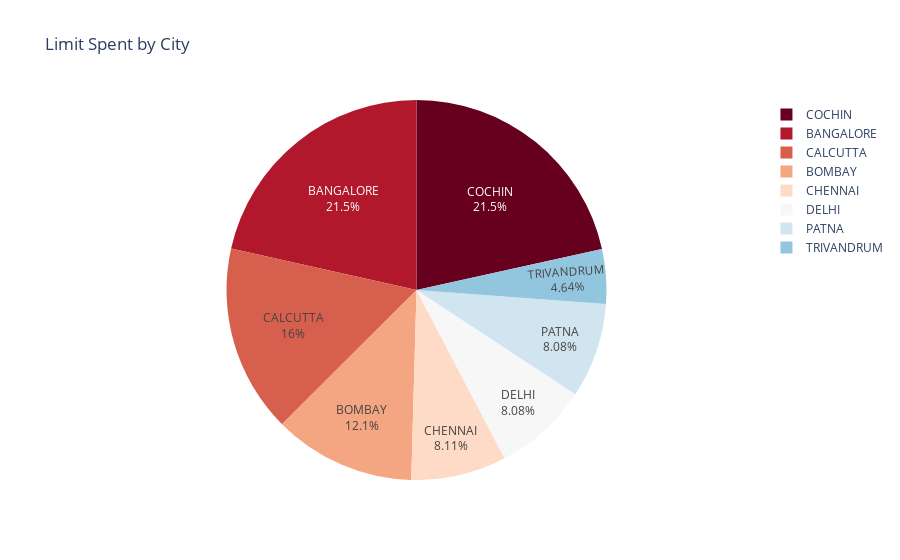

Here is the notebook cell this chart was saved with:
### Code cell
fig = px.pie(data_frame=customer_acquisition_df,
             values="Limit",
             names="City",
             title="Limit Spent by City",
             hover_data=["Product"],
             color_discrete_sequence=px.colors.sequential.RdBu
             )
fig.update_traces(textposition="inside",
                  textinfo="percent+label")
fig.show()

### Figure 1 — Plotly figure (JSON) as saved in the notebook; plotly's stock layout.template omitted (floating-point values rounded to 4 significant figures)
{"data": [{"customdata": [["Gold"], ["Silver"], ["Platimum"], ["Platimum"], ["Platimum"], ["Silver"], ["Silver"], ["Silver"], ["Silver"], ["Gold"], ["Gold"], ["Gold"], ["Gold"], ["Gold"], ["Gold"], ["Gold"], ["Gold"], ["Silver"], ["Platimum"], ["Platimum"], ["Platimum"], ["Silver"], ["Silver"], ["Silver"], ["Silver"], ["Gold"], ["Gold"], ["Gold"], ["Gold"], ["Gold"], ["Gold"], ["Gold"], ["Platimum"], ["Platimum"], ["Platimum"], ["Platimum"], ["Platimum"], ["Platimum"], ["Platimum"], ["Platimum"], ["Platimum"], ["Gold"], ["Gold"], ["Gold"], ["Gold"], ["Silver"], ["Platimum"], ["Platimum"], ["Platimum"], ["Platimum"], ["Platimum"], ["Platimum"], ["Platimum"], ["Platimum"], ["Platimum"], ["Platimum"], ["Silver"], ["Silver"], ["Silver"], ["Gold"], ["Gold"], ["Gold"], ["Gold"], ["Gold"], ["Gold"], ["Gold"], ["Gold"], ["Silver"], ["Platimum"], ["Platimum"], ["Platimum"], ["Silver"], ["Silver"], ["Silver"], ["Silver"], ["Silver"], ["Silver"], ["Silver"], ["Silver"], ["Silver"], ["Gold"], ["Gold"], ["Platimum"], ["Silver"], ["Silver"], ["Silver"], ["Silver"], ["Gold"], ["Gold"], ["Gold"], ["Gold"], ["Gold"], ["Gold"], ["Gold"], ["Gold"], ["Silver"], ["Platimum"], ["Platimum"], ["Platimum"], ["Silver"]], "domain": {"x": [0, 1], "y": [0, 1]}, "hovertemplate": "City=%{label}<br>Limit=%{value}<br>Product=%{customdata[0]}<extra></extra>", "labels": ["BANGALORE", "CALCUTTA", "COCHIN", "BOMBAY", "BANGALORE", "DELHI", "COCHIN", "PATNA", "CHENNAI", "CALCUTTA", "COCHIN", "BOMBAY", "BANGALORE", "BANGALORE", "CALCUTTA", "COCHIN", "BOMBAY", "BANGALORE", "BANGALORE", "CALCUTTA", "COCHIN", "BOMBAY", "BANGALORE", "DELHI", "COCHIN", "PATNA", "CHENNAI", "TRIVANDRUM", "CALCUTTA", "BANGALORE", "CALCUTTA", "COCHIN", "BOMBAY", "CALCUTTA", "COCHIN", "BOMBAY", "BANGALORE", "CHENNAI", "TRIVANDRUM", "CALCUTTA", "COCHIN", "BOMBAY", "BANGALORE", "DELHI", "COCHIN", "PATNA", "CHENNAI", "TRIVANDRUM", "CALCUTTA", "COCHIN", "BOMBAY", "BANGALORE", "DELHI", "COCHIN", "PATNA", "CHENNAI", "TRIVANDRUM", "CALCUTTA", "BANGALORE", "CALCUTTA", "COCHIN", "BOMBAY", "BANGALORE", "DELHI", "COCHIN", "PATNA", "CHENNAI", "TRIVANDRUM", "CALCUTTA", "BOMBAY", "BOMBAY", "BANGALORE", "CALCUTTA", "COCHIN", "BOMBAY", "BANGALORE", "BANGALORE", "CALCUTTA", "COCHIN", "BOMBAY", "BANGALORE", "DELHI", "COCHIN", "PATNA", "CHENNAI", "TRIVANDRUM", "CALCUTTA", "BANGALORE", "CALCUTTA", "COCHIN", "BOMBAY", "BANGALORE", "DELHI", "COCHIN", "PATNA", "CHENNAI", "TRIVANDRUM", "CALCUTTA", "CALCUTTA", "COCHIN"], "legendgroup": "", "name": "", "showlegend": true, "textinfo": "percent+label", "textposition": "inside", "type": "pie", "values": [500000, 100000, 10000, 10001, 10002, 100000, 100001, 100002, 100003, 500000, 500000, 500000, 500000, 500000, 500000, 500000, 500000, 100000, 10000, 10001, 10002, 100000, 100001, 100002, 100003, 500000, 500000, 500000, 500000, 500000, 500000, 500000, 10002, 100000, 100001, 100002, 100003, 500000, 500000, 500000, 500000, 500000, 500000, 500000, 500000, 100000, 10000, 10001, 10002, 100000, 100001, 100002, 100003, 500000, 500000, 500000, 100001, 100002, 100003, 500000, 500000, 500000, 500000, 500000, 500000, 500000, 500000, 100000, 10000, 10001, 10002, 100000, 100001, 100002, 100003, 500000, 500000, 500000, 500000, 500000, 500000, 500000, 10002, 100000, 100001, 100002, 100003, 500000, 500000, 500000, 500000, 500000, 500000, 500000, 500000, 100000, 10000, 10001, 10002, 100000]}], "layout": {"legend": {"tracegroupgap": 0}, "piecolorway": ["rgb(103,0,31)", "rgb(178,24,43)", "rgb(214,96,77)", "rgb(244,165,130)", "rgb(253,219,199)", "rgb(247,247,247)", "rgb(209,229,240)", "rgb(146,197,222)", "rgb(67,147,195)", "rgb(33,102,172)", "rgb(5,48,97)"], "title": {"text": "Limit Spent by City"}}}
